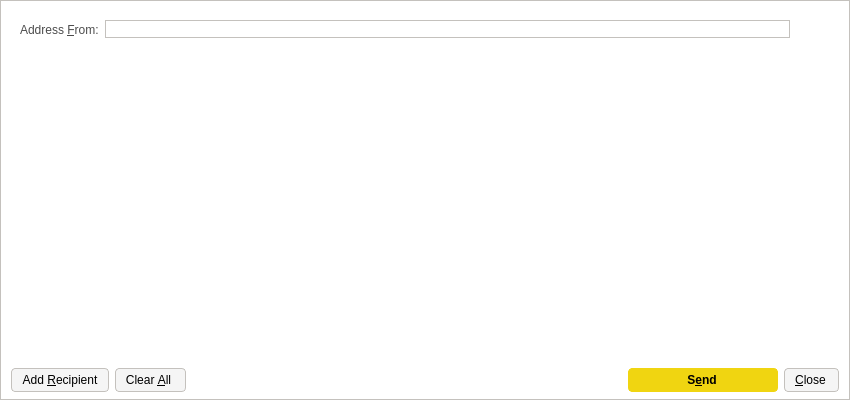
<?xml version="1.0" encoding="UTF-8"?>
<ui version="4.0">
 <class>SendMessagesDialog</class>
 <widget class="QDialog" name="SendMessagesDialog">
  <property name="geometry">
   <rect>
    <x>0</x>
    <y>0</y>
    <width>850</width>
    <height>400</height>
   </rect>
  </property>
  <property name="windowTitle">
   <string>Send Messages</string>
  </property>
  <property name="styleSheet">
   <string notr="true">background-color: rgb(255, 255, 255);
border: 1px solid #c4c1bd;</string>
  </property>
  <layout class="QVBoxLayout" name="verticalLayout" stretch="0,1,0">
   <property name="bottomMargin">
    <number>8</number>
   </property>
   <item>
    <widget class="QFrame" name="frameAddressFrom">
     <property name="sizePolicy">
      <sizepolicy hsizetype="Expanding" vsizetype="Expanding">
       <horstretch>0</horstretch>
       <verstretch>0</verstretch>
      </sizepolicy>
     </property>
     <property name="maximumSize">
      <size>
       <width>16777215</width>
       <height>16777215</height>
      </size>
     </property>
     <property name="styleSheet">
      <string notr="true">border: 0;</string>
     </property>
     <property name="frameShape">
      <enum>QFrame::StyledPanel</enum>
     </property>
     <property name="frameShadow">
      <enum>QFrame::Sunken</enum>
     </property>
     <layout class="QHBoxLayout" name="horizontalLayout_3">
      <item>
       <widget class="QLabel" name="addressFromLabel">
        <property name="styleSheet">
         <string notr="true">color: #4c4c4c;
border: 0;</string>
        </property>
        <property name="text">
         <string>Address &amp;From:</string>
        </property>
        <property name="buddy">
         <cstring>addressFrom</cstring>
        </property>
       </widget>
      </item>
      <item>
       <layout class="QHBoxLayout" name="horizontalLayout_4">
        <property name="spacing">
         <number>1</number>
        </property>
        <item>
         <widget class="QValidatedLineEdit" name="addressFrom">
          <property name="styleSheet">
           <string notr="true">border: 1px solid #c4c1bd;</string>
          </property>
         </widget>
        </item>
        <item>
         <widget class="QToolButton" name="addressBookButton">
          <property name="toolTip">
           <string>Choose address from address book</string>
          </property>
          <property name="styleSheet">
           <string notr="true">border: 0;</string>
          </property>
          <property name="text">
           <string/>
          </property>
          <property name="icon">
           <iconset resource="../bitcoin.qrc">
            <normaloff>:/icons/address-book</normaloff>:/icons/address-book</iconset>
          </property>
          <property name="shortcut">
           <string>Alt+A</string>
          </property>
         </widget>
        </item>
        <item>
         <widget class="QToolButton" name="pasteButton">
          <property name="toolTip">
           <string>Paste address from clipboard</string>
          </property>
          <property name="styleSheet">
           <string notr="true">border: 0;</string>
          </property>
          <property name="text">
           <string/>
          </property>
          <property name="icon">
           <iconset resource="../bitcoin.qrc">
            <normaloff>:/icons/editpaste</normaloff>:/icons/editpaste</iconset>
          </property>
          <property name="shortcut">
           <string>Alt+P</string>
          </property>
         </widget>
        </item>
       </layout>
      </item>
     </layout>
    </widget>
   </item>
   <item>
    <widget class="QScrollArea" name="scrollArea">
     <property name="styleSheet">
      <string notr="true">border: 0;</string>
     </property>
     <property name="widgetResizable">
      <bool>true</bool>
     </property>
     <widget class="QWidget" name="scrollAreaWidgetContents">
      <property name="geometry">
       <rect>
        <x>0</x>
        <y>0</y>
        <width>832</width>
        <height>301</height>
       </rect>
      </property>
      <property name="styleSheet">
       <string notr="true">border: 0;</string>
      </property>
      <layout class="QVBoxLayout" name="verticalLayout_2">
       <property name="leftMargin">
        <number>0</number>
       </property>
       <property name="topMargin">
        <number>0</number>
       </property>
       <property name="rightMargin">
        <number>0</number>
       </property>
       <property name="bottomMargin">
        <number>0</number>
       </property>
       <item>
        <layout class="QVBoxLayout" name="entries">
         <property name="spacing">
          <number>6</number>
         </property>
        </layout>
       </item>
      </layout>
     </widget>
    </widget>
   </item>
   <item>
    <layout class="QHBoxLayout" name="horizontalLayout">
     <item>
      <widget class="QPushButton" name="addButton">
       <property name="toolTip">
        <string>Send to multiple recipients at once</string>
       </property>
       <property name="styleSheet">
        <string notr="true">background-color: rgb(245, 245, 245);
border-radius: 4px;
border: 1px solid #c4c1bd;
font-weight: 400;
padding: 4px;
padding-left: 10px;
padding-right: 10px;
icon-size: 0;</string>
       </property>
       <property name="text">
        <string>Add &amp;Recipient</string>
       </property>
       <property name="icon">
        <iconset resource="../bitcoin.qrc">
         <normaloff>:/icons/add</normaloff>:/icons/add</iconset>
       </property>
       <property name="autoDefault">
        <bool>false</bool>
       </property>
      </widget>
     </item>
     <item>
      <widget class="QPushButton" name="clearButton">
       <property name="sizePolicy">
        <sizepolicy hsizetype="Minimum" vsizetype="Fixed">
         <horstretch>0</horstretch>
         <verstretch>0</verstretch>
        </sizepolicy>
       </property>
       <property name="toolTip">
        <string>Remove all transaction fields</string>
       </property>
       <property name="styleSheet">
        <string notr="true">background-color: rgb(245, 245, 245);
border-radius: 4px;
border: 1px solid #c4c1bd;
font-weight: 400;
padding: 4px;
padding-left: 10px;
padding-right: 14px;
icon-size: 0;</string>
       </property>
       <property name="text">
        <string>Clear &amp;All</string>
       </property>
       <property name="icon">
        <iconset resource="../bitcoin.qrc">
         <normaloff>:/icons/remove</normaloff>:/icons/remove</iconset>
       </property>
       <property name="autoRepeatDelay">
        <number>300</number>
       </property>
       <property name="autoDefault">
        <bool>false</bool>
       </property>
      </widget>
     </item>
     <item>
      <spacer name="horizontalSpacer">
       <property name="orientation">
        <enum>Qt::Horizontal</enum>
       </property>
       <property name="sizeHint" stdset="0">
        <size>
         <width>40</width>
         <height>20</height>
        </size>
       </property>
      </spacer>
     </item>
     <item>
      <widget class="QPushButton" name="sendButton">
       <property name="minimumSize">
        <size>
         <width>150</width>
         <height>0</height>
        </size>
       </property>
       <property name="toolTip">
        <string>Confirm the send action</string>
       </property>
       <property name="styleSheet">
        <string notr="true">background-color: rgb(240, 213, 17);
color: rgb(0,0,0);
border-radius: 4px;
border-color:  rgb(240, 213, 17);
font-weight: 600;
padding: 4px;
padding-left: 10px;
padding-right: 12px;
icon-size: 0;</string>
       </property>
       <property name="text">
        <string>S&amp;end</string>
       </property>
       <property name="default">
        <bool>true</bool>
       </property>
      </widget>
     </item>
     <item>
      <widget class="QPushButton" name="closeButton">
       <property name="styleSheet">
        <string notr="true">background-color: rgb(245, 245, 245);
border-radius: 4px;
border: 1px solid #c4c1bd;
font-weight: 400;
padding: 4px;
padding-left: 10px;
padding-right: 12px;
icon-size: 0;</string>
       </property>
       <property name="text">
        <string>&amp;Close</string>
       </property>
       <property name="icon">
        <iconset resource="../bitcoin.qrc">
         <normaloff>:/icons/quit</normaloff>:/icons/quit</iconset>
       </property>
      </widget>
     </item>
    </layout>
   </item>
  </layout>
 </widget>
 <customwidgets>
  <customwidget>
   <class>QValidatedLineEdit</class>
   <extends>QLineEdit</extends>
   <header>qvalidatedlineedit.h</header>
  </customwidget>
 </customwidgets>
 <resources>
  <include location="../bitcoin.qrc"/>
 </resources>
 <connections/>
</ui>
